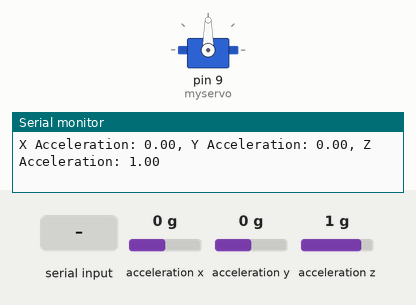
A sketch run on a simulated Arduino Uno, built with avr-gcc and run on an emulated ATmega328P. On the bench: servo, the last lines printed to the serial monitor. Wiring (inferred from the names in the program): MPU-6050 motion sensor at I2C address 0x68. The inputs (shaded band) are chosen by the test bench; at power-on: acceleration y 0 g, acceleration z 1 g, acceleration x 0 g.

Above: at 1.2 s.
1.3 s: "30,150\n" received over Serial
At 3.2 s:
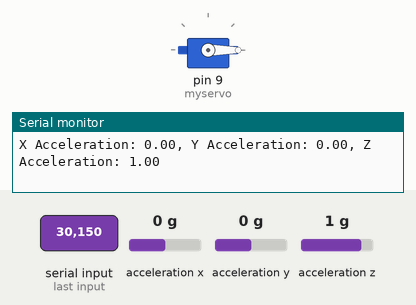
4.0 s: acceleration y set to 1.4 g
At 4.6 s:
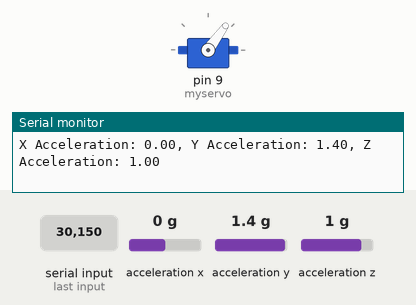
5.5 s: acceleration z set to -0.8 g
At 6.5 s:
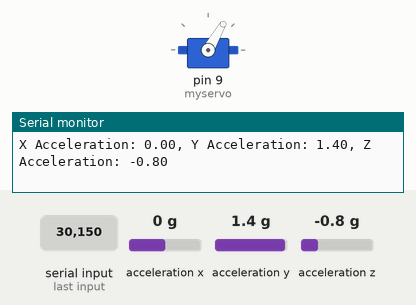
7.0 s: "200\n" received over Serial
At 7.4 s:
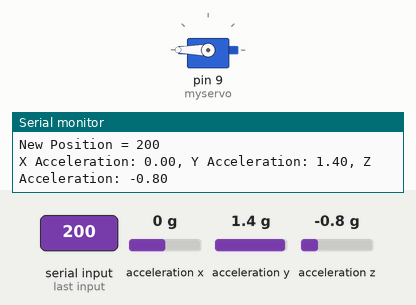
9.6 s: "90,45\n" received over Serial
At 10.6 s:
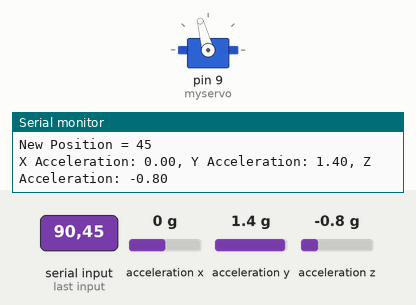
12.3 s: acceleration x set to -1.4 g
At 12.8 s:
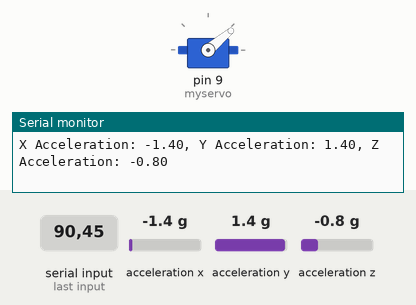
Timing chart, 0 to 15.3 s (numbered marks = the images above; inputs shaded):
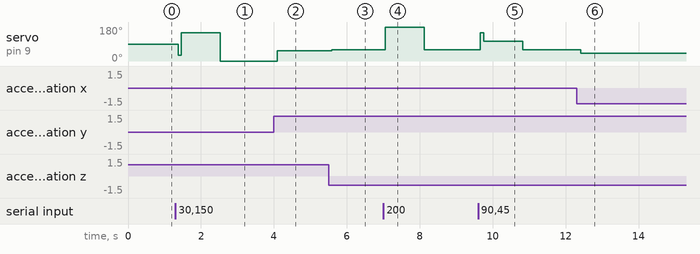

Measured:
- after the input at 1.3 s, servo on pin 9 (myservo): 90° → 30° after 0.07 s, → 150° 0.09 s later, → 0° 1.1 s later
- after the input at 4.0 s, servo on pin 9 (myservo): 0° → 54° after 0.10 s
- after the input at 5.5 s, servo on pin 9 (myservo): 54° → 60° after 0.09 s
- after the input at 7.0 s, servo on pin 9 (myservo): 60° → 180° after 0.05 s, → 60° 1.1 s later
- after the input at 9.6 s, servo on pin 9 (myservo): 60° → 150° after 0.06 s, → 105° 0.09 s later, → 60° 1.1 s later
- after the input at 12.3 s, servo on pin 9 (myservo): 60° → 40° after 0.12 s

The sketch:

servo.ino
```cpp
#include <Servo.h>
#include <Wire.h>

Servo myservo;  // create servo object to control a servo
int pos = 90; // always start with the appendage pointing upwards

const int MPU = 0x68; // MPU6050 I2C address
float AccX, AccY, AccZ;
float accAngleX;

void get_acceleration(){
  // this whole function was taken directly from https://howtomechatronics.com/tutorials/arduino/arduino-and-mpu6050-accelerometer-and-gyroscope-tutorial/
  // === Read acceleromter data === //
  Wire.beginTransmission(MPU);
  Wire.write(0x3B); // Start with register 0x3B (ACCEL_XOUT_H)
  Wire.endTransmission(false);
  Wire.requestFrom(MPU, 6, true); // Read 6 registers total, each axis value is stored in 2 registers
  //For a range of +-2g, we need to divide the raw values by 16384, according to the datasheet
  AccX = (Wire.read() << 8 | Wire.read()) / 16384.0; // X-axis value
  AccY = (Wire.read() << 8 | Wire.read()) / 16384.0; // Y-axis value
  AccZ = (Wire.read() << 8 | Wire.read()) / 16384.0; // Z-axis value

  accAngleX = (atan(AccY / sqrt(pow(AccX, 2) + pow(AccZ, 2))) * 180 / PI); // standard way of calculating roll
}

void setup() {
  myservo.attach(9);

  Serial.begin(9600);

  Wire.begin();                      // Initialize comunication
  Wire.beginTransmission(MPU);       // Start communication with MPU6050 // MPU=0x68
  Wire.write(0x6B);                  // Talk to the register 6B
  Wire.write(0x00);                  // Make reset - place a 0 into the 6B register
  Wire.endTransmission(true);        //end the transmission
}

void loop() {
  get_acceleration();

  Serial.print("X Acceleration: ");
  Serial.print(AccX);

  Serial.print(", Y Acceleration: ");
  Serial.print(AccY);

  Serial.print(", Z Acceleration: ");
  Serial.print(AccZ);

  Serial.print("\n");

  if(Serial.available()) {
    pos = Serial.parseInt();
    Serial.print("New Position = ");

    Serial.print(pos);
    Serial.print("\n");
  }

  myservo.write(pos + accAngleX);
  delay(15);
}
```
